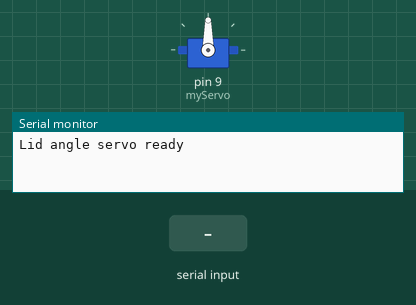
Simulated run of this sketch. Board: Arduino Uno, built with avr-gcc and run on an emulated ATmega328P. Parts: servo, the last lines printed to the serial monitor. The inputs (shaded band) are chosen by the test bench.

Above: at 1.2 s.
1.3 s: "A:\n" received over Serial
At 2.0 s:
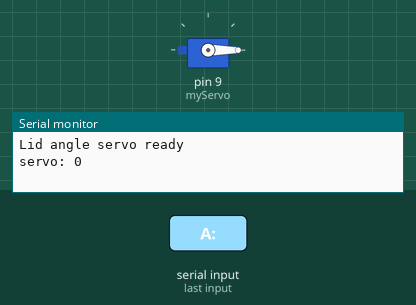
Timing chart, 0 to 4.3 s (numbered marks = the images above; inputs shaded):
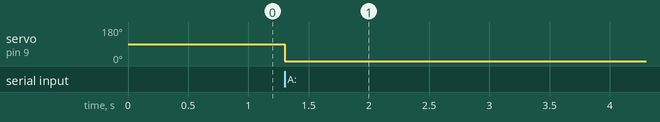

The sketch:

macbook_lid_angle_servo.ino
```cpp
// snippet: macbook_lid_angle_servo
// tags: macbook, lid, angle, servo, apple-silicon, imu, taigrr, iokit, hid, python
// boards: avr, megaavr, nano33iot, rp2040
// not-tags: romi32u4
// library: Servo
// description: Map MacBook lid open/close angle to a servo position. The taigrr/apple-silicon-
//   accelerometer Go library exposes the lid angle sensor (ALS-based) alongside accel/gyro.
//   Python reads it via the compiled Go binary and streams "A:<angle_deg>\n" over serial.
// prompts: MacBook lid angle servo, laptop lid position sensor, lid open close servo, IOKit HID sensor, Apple lid angle
//
// ---- Setup ----
//   1. Install Go: https://go.dev
//   2. go install github.com/taigrr/apple-silicon-accelerometer/cmd/accel-logger@latest
//      (or build from source: github.com/taigrr/apple-silicon-accelerometer)
//
// ---- Python companion ----
//   pip install pyserial
//
//   import subprocess, serial, re, time
//
//   ser = serial.Serial('/dev/tty.usbserial-*', 115200)
//   # taigrr's accel-logger outputs lines like:
//   #   {"lid_angle":72.3,"accel":{"x":0.01,"y":-0.98,"z":0.14}}
//   proc = subprocess.Popen(
//       ['accel-logger'],
//       stdout=subprocess.PIPE, stderr=subprocess.DEVNULL, text=True
//   )
//   import json
//   for line in proc.stdout:
//       try:
//           data = json.loads(line)
//           angle = data.get('lid_angle', 90)   # 0=closed, ~135=fully open
//           angle = max(0, min(135, angle))
//           # map lid angle 0-135° → servo 0-180°
//           servo_pos = int(angle * 180 / 135)
//           ser.write(f"A:{servo_pos}\n".encode())
//           time.sleep(0.05)
//       except: pass
// -----------------------------------------------
//
// Repo: https://github.com/taigrr/apple-silicon-accelerometer
// exact-include: Servo.h

#include <Servo.h>

Servo myServo;
String inputLine = "";

void setup() {
  Serial.begin(115200);
  myServo.attach(9);
  myServo.write(90);
  Serial.println("Lid angle servo ready");
}

void loop() {
  while (Serial.available()) {
    char c = (char)Serial.read();
    if (c == '\n') {
      int idx = inputLine.indexOf("A:");
      if (idx >= 0) {
        int angle = inputLine.substring(idx + 2).toInt();
        myServo.write(constrain(angle, 0, 180));
        Serial.print("servo: "); Serial.println(angle);
      }
      inputLine = "";
    } else if (c != '\r') {
      inputLine += c;
    }
  }
}
```

Measured:
- after the input at 1.3 s, servo on pin 9 (myServo): 90° → 0° at once
